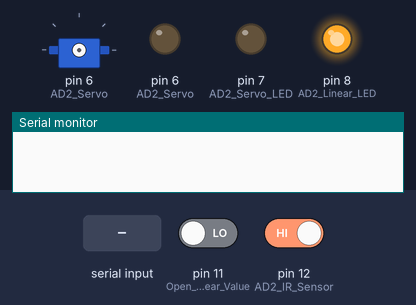
Bench run of a sketch on a simulated Arduino Uno, built with avr-gcc and run on an emulated ATmega328P. Shown: servo, output pins drawn as LEDs (lit = HIGH), the last lines printed to the serial monitor. The inputs (shaded band) are chosen by the test bench; at power-on: pin 11 (Open_Linear_Value) LOW, pin 12 (AD2_IR_Sensor) HIGH.

Above: at 1.2 s.
1.3 s: "2\n" received over Serial
At 1.7 s:
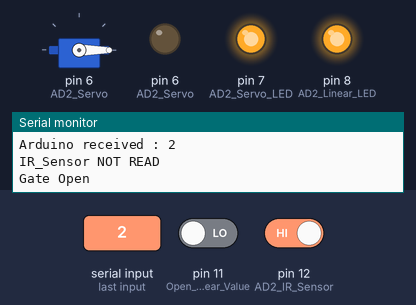
Timing chart, 0 to 4.3 s (numbered marks = the images above; inputs shaded):
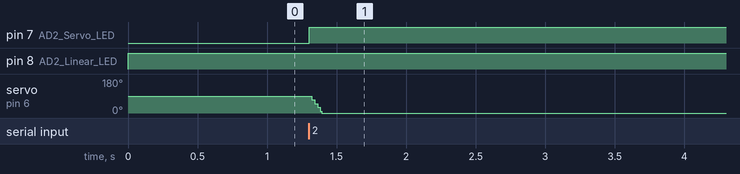

The sketch:

Arduino2_IR_Broker_LED_Linear.ino
```cpp
#include <Servo.h>           // Servo 라이브러리 헥사 선언

Servo MyServo;              // 서보모터 선언
int pos = 180;                 // 모터 위치를 확인하기 위해 변수를 선언
int AD2_Servo = 6;          // 모터 제어를 위해 6번핀(PWM) 으로 선언
int AD2_Servo_LED = 7;      // 서보모터 선언
int AD2_Linear_LED = 8;     // 서보모터 선언
int Ras_Signal_Input = 9;   // 라즈베리파이 인풋 선언
int Open_Servo_Value = 10;  // MQTT에서 받을 Servo 신호
int Open_Linear_Value = 11; // MQTT에서 받을 Linear 신호
int AD2_IR_Sensor = 12;     // 차량 인식을 위한 IR 센서
int Car_Num_True_False = 0;

void setup() {
  Serial.begin(9600);     // 시리얼 통신 9600
  pinMode(AD2_Servo_LED, OUTPUT);   // 서보 모터 LED 핀 출력으로 설정
  pinMode(AD2_Linear_LED, OUTPUT);  // 리니어 모터 LED 핀 출력으로 설정
  pinMode(AD2_Servo, OUTPUT);       // 서보 모터 핀 출력으로 설정
  pinMode(AD2_IR_Sensor, INPUT);    // IR 센서 핀 입력으로 설정
  pinMode(Open_Servo_Value, INPUT); // MQTT 서보 모터 핀 입력으로 설정
  pinMode(Open_Linear_Value, INPUT);// MQTT 리니어 모터 핀 입력으로 설정
}

void loop() {
  int Val = digitalRead(AD2_IR_Sensor);
  int LED_Val = digitalRead(Open_Linear_Value);

  if(Serial.available() > 0){
    Car_Num_True_False = Serial.parseInt();
    Serial.print("Arduino received : ");
    Serial.println(Car_Num_True_False);
  }

  if (Val == LOW && Car_Num_True_False == 1)
  {
    MyServo.attach(6);                               // 모터의 신호선을 6번핀에 연결
    Serial.println("IR_Sensor READ");
    digitalWrite(AD2_Servo_LED, 1);
    Serial.println("Gate Open");
    for (pos = 0; pos <= 90; pos += 10)    // 위에 변수를 선언한 pos는 0, 180도보다 작다면 , 1도씩 더하고
    {
      if(pos == 90){
        pos = 90;
      MyServo.write(pos);
      delay(10);
      }
    }
  }
  else if(Val == HIGH && Car_Num_True_False == 2)
  {
    MyServo.attach(6);                               // 모터의 신호선을 6번핀에 연결
    Serial.println("IR_Sensor NOT READ");
    digitalWrite(AD2_Servo_LED, 1);
    Serial.println("Gate Open");
    for (pos = 90; pos >= 0; pos -= 10)    // 위에 변수를 선언한 pos는 0, 180도보다 작다면 , 1도씩 더하고
    {
      MyServo.write(pos);
      delay(10);
      if(pos == 0){
        pos = 0;
      MyServo.write(pos);
      delay(10);
      }
    }
  }
  if (Open_Linear_Value = 1)
  {
    digitalWrite(AD2_Linear_LED, 1);
  }
  else if (Open_Linear_Value = 0)
  {
    digitalWrite(AD2_Linear_LED, 0);
  }
}
```

Measured:
- after the input at 1.3 s, pin 7 (AD2_Servo_LED): LOW → HIGH at once; servo on pin 6 (AD2_Servo): 90° → 0° at once
